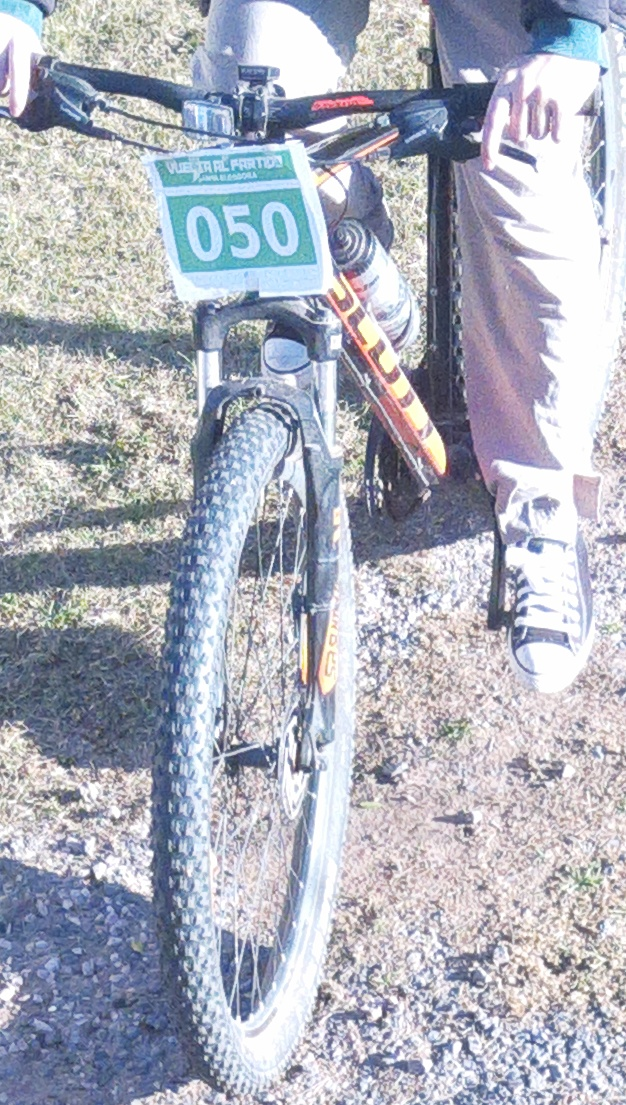
#> input picture examples/bike_2025-06-18_16-38-06_853020.jpg, 626 x 1105 px
$ python -i plate_cropper_test.py   (imports and definitions only)
#> lines starting #> are read from the running program, lines starting #| are printed output that depends on the picture; after the words box and inside, x2 and y2 are one past the last pixel; in counts of white or black regions, pixels touching at a corner belong together; long printed decimals are rounded
#!/usr/bin/env python3
import os, time
import cv2
import numpy as np
import yaml
from NumberOCR import DigitReaderSVM

# =========================
# Config
# =========================
DEFAULT_CFG = {
    "model_ocr_path": "./models/OCR/svm_ocr_arialv2.pkl",
    # Geometría del cartel ~17x8
    "aspect_target": 17.0 / 8.0,
    "aspect_tol": 0.40,      # ±40%
    "min_area_frac": 0.01,   # área mínima vs imagen (lores)
    "max_area_frac": 0.50,   # área máxima vs imagen (lores)
    # Kernels morfológicos
    "canny_values": [0, 255],
    "blur_kernel": [3, 3],
    "close_kernel": [3, 3]
}

def load_config(path="config.yaml"):
#> further down, picture is the input picture: shape (1105, 626, 3); mean B, G, R 188.3, 176.5, 173.2
    cfg = DEFAULT_CFG.copy()
    if os.path.exists(path):
        with open(path, "r") as f:
            data = yaml.safe_load(f) or {}
        for k, v in data.items():
            if isinstance(v, dict) and k in cfg and isinstance(cfg[k], dict):
                cfg[k].update(v)
            else:
                cfg[k] = v
        print(f"[INFO] Config loaded from {path}")
    else:
        print("[INFO] No config.yaml found. Using defaults.")
    return cfg

CFG = load_config()

# =========================
# Utils
# =========================
def detect_race_plate(frame):
    image_rgb = cv2.cvtColor(frame, cv2.COLOR_BGR2RGB)

    gray = cv2.equalizeHist(cv2.cvtColor(frame, cv2.COLOR_BGR2GRAY))
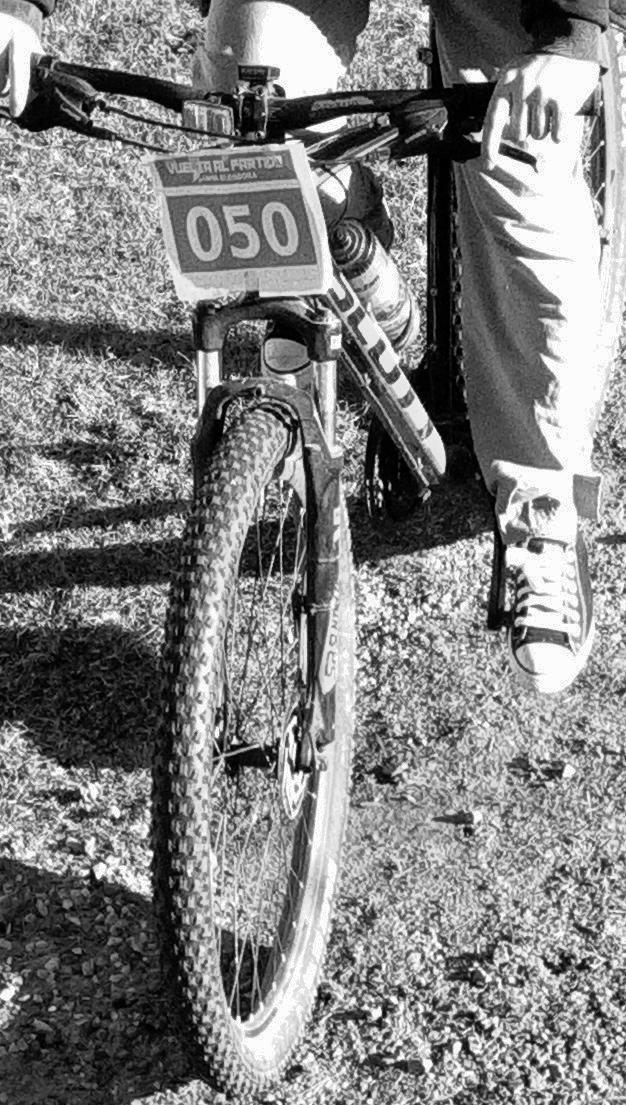
#> gray: shape (1105, 626); min 0, max 255, mean 128.5

    blurred = cv2.GaussianBlur(gray, tuple(CFG["blur_kernel"]), 0)
    _, adaptive = cv2.threshold(blurred, 150, 255, cv2.THRESH_BINARY)
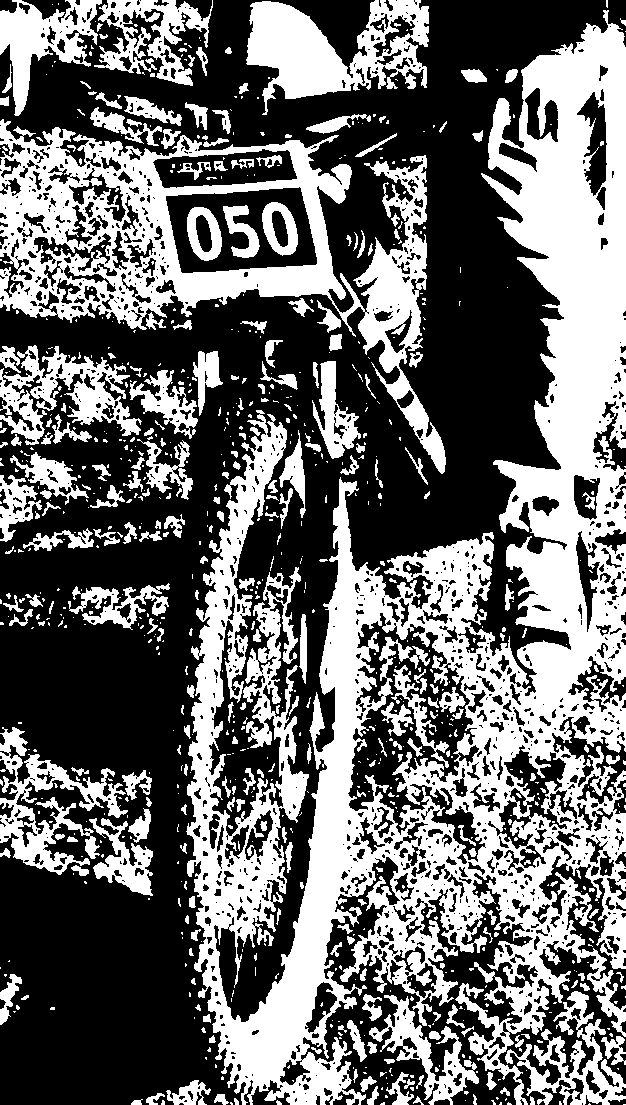
#> adaptive: shape (1105, 626); 41.8% white; 876 white regions (610 under 20 px), largest, box (x1, y1, x2, y2) and area: (186, 10, 626, 1105) 167286, (0, 119, 446, 474) 40101, (246, 0, 429, 115) 10696
    # Edge detection
    edges = cv2.Canny(adaptive, CFG["canny_values"][0], CFG["canny_values"][1])
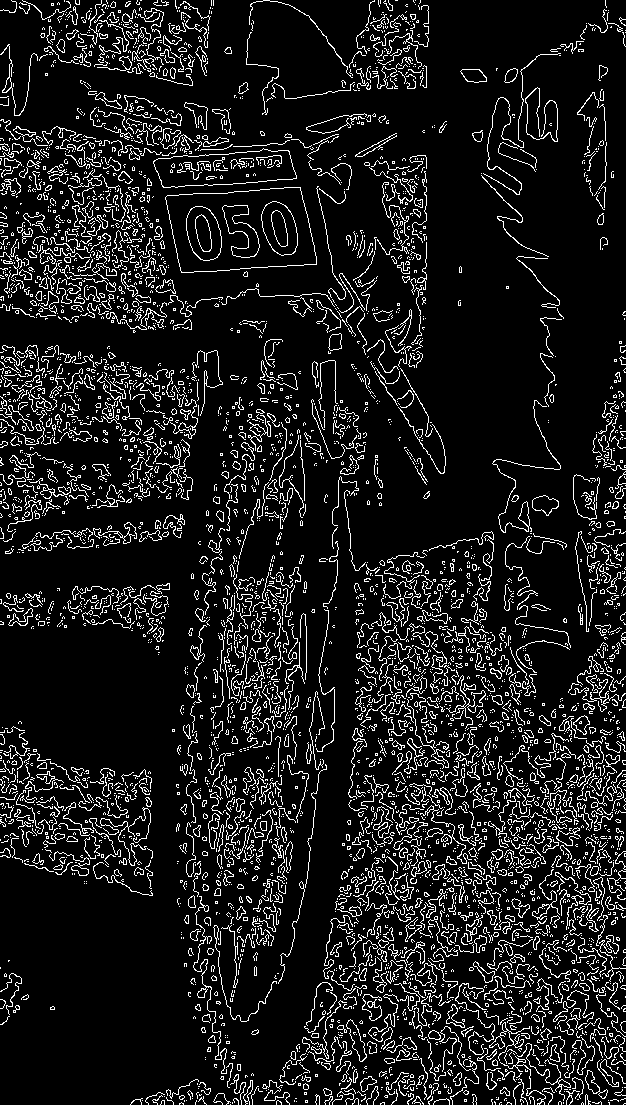
#> edges: shape (1105, 626); 10.7% white in thin lines or dots

    # Find contours
    contours, _ = cv2.findContours(edges, cv2.RETR_EXTERNAL, cv2.CHAIN_APPROX_SIMPLE)
#> contours = 4413 contours, 4180 with area under 20; largest, box (x1, y1, x2, y2) and area: (165, 187, 317, 273) 10585, (153, 148, 297, 188) 4039, (346, 1019, 367, 1062) 336, (532, 495, 559, 516) 328, (460, 69, 487, 83) 253

    # Filter contours based on aspect ratio and area
    selected_contours = []
    kernel  = cv2.getStructuringElement(cv2.MORPH_RECT, tuple(CFG["close_kernel"]))
    for cnt in contours:
        adaptive2 = None
        x, y, w, h = cv2.boundingRect(cnt)
        aspect_ratio = w / float(h)
        area = cv2.contourArea(cnt)/(frame.shape[0]*frame.shape[1])
        if area > 0.01:
            print(f"Aspect: {aspect_ratio:.2f}, Area: {area:.4f}")
        if 0.8 < aspect_ratio < 3.0 and 0.001 < area < 0.05:
            print(area)
            selected_contours.append((x, y, w, h))
            plate_crop = gray[y:y+h, x:x+w]
            cv2.imshow("crops", plate_crop)
            _, adaptive2 = cv2.threshold(plate_crop, 150, 255, cv2.THRESH_BINARY)

            adaptive2 = cv2.morphologyEx(adaptive2, cv2.MORPH_CLOSE, kernel)
            cv2.imshow("Plate", adaptive2)
            break
#> this loop made 3853 passes
#> (x, y, w, h, aspect_ratio, area) on passes 9, 11, 13: (506, 1102, 6, 3, 2, 1.45e-06), (380, 1102, 5, 3, 1.67, 1.45e-06), (179, 1102, 5, 3, 1.67, 1.45e-06)
#| Aspect: 1.77, Area: 0.0153
#| 0.0153
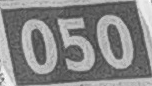
#> plate_crop: shape (86, 152); min 64, max 255, mean 135
#> after the loop, selected_contours = [(165, 187, 152, 86)]

    if debug:
        cv2.imshow("Threshold", adaptive)
        cv2.imshow("Edges", edges)


    if adaptive2 is not None:
        return adaptive2
    else:
        return adaptive

# =========================
# Loop
# =========================
debug = CFG.get("draw_debug", False)
# [17 lines not run here, left out]

>>> import cv2
>>> picture = cv2.imread('../examples/bike_2025-06-18_16-38-06_853020.jpg')
>>> result = detect_race_plate(picture)
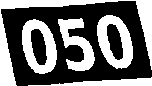
#> result: shape (86, 152); 42.4% white; 5 white regions, box (x1, y1, x2, y2) and area: (0, 0, 152, 86) 1946, (97, 15, 133, 69) 1066, (22, 19, 57, 74) 1066, (58, 18, 95, 71) 907, (28, 77, 152, 86) 559

$ run again, on examples/_DSC2386.jpg
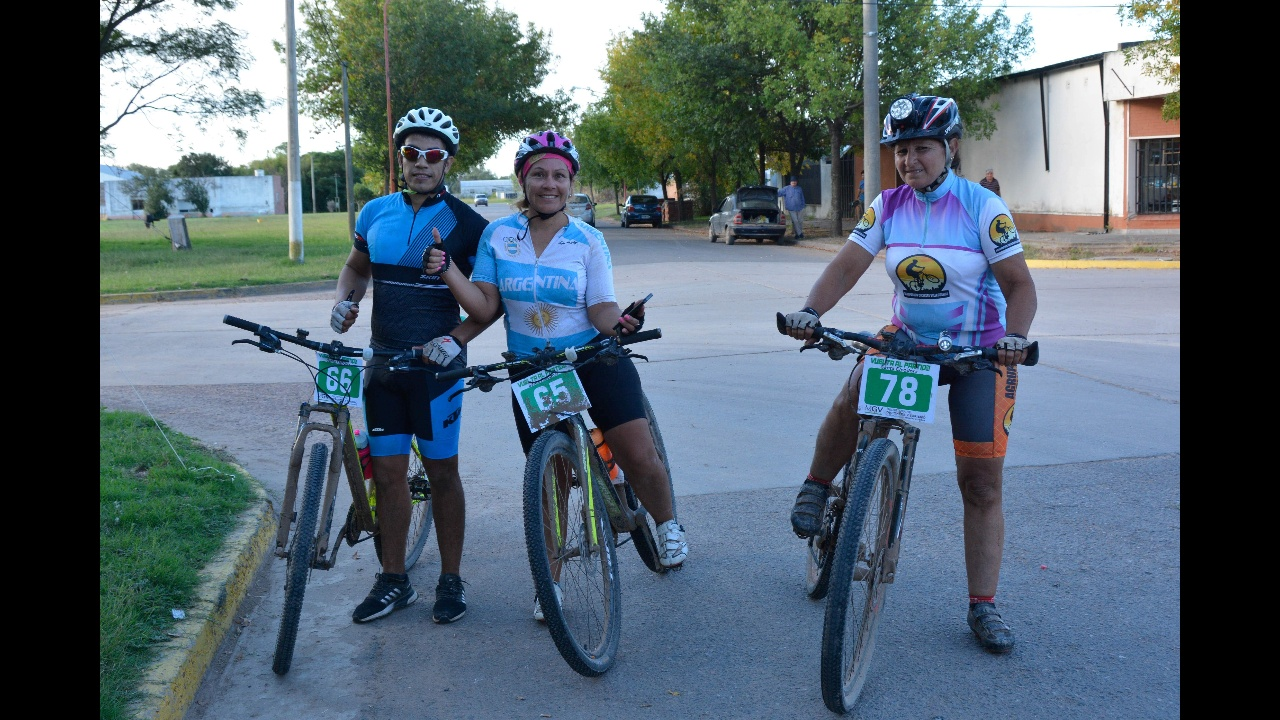
#> input picture examples/_DSC2386.jpg, 1280 x 720 px
#> picture is the input picture: shape (720, 1280, 3); mean B, G, R 111.7, 100.3, 83.8
#> in detect_race_plate, `_, adaptive = cv2.threshold(blurred, 150, 255, cv2.THRESH_BINARY)`:
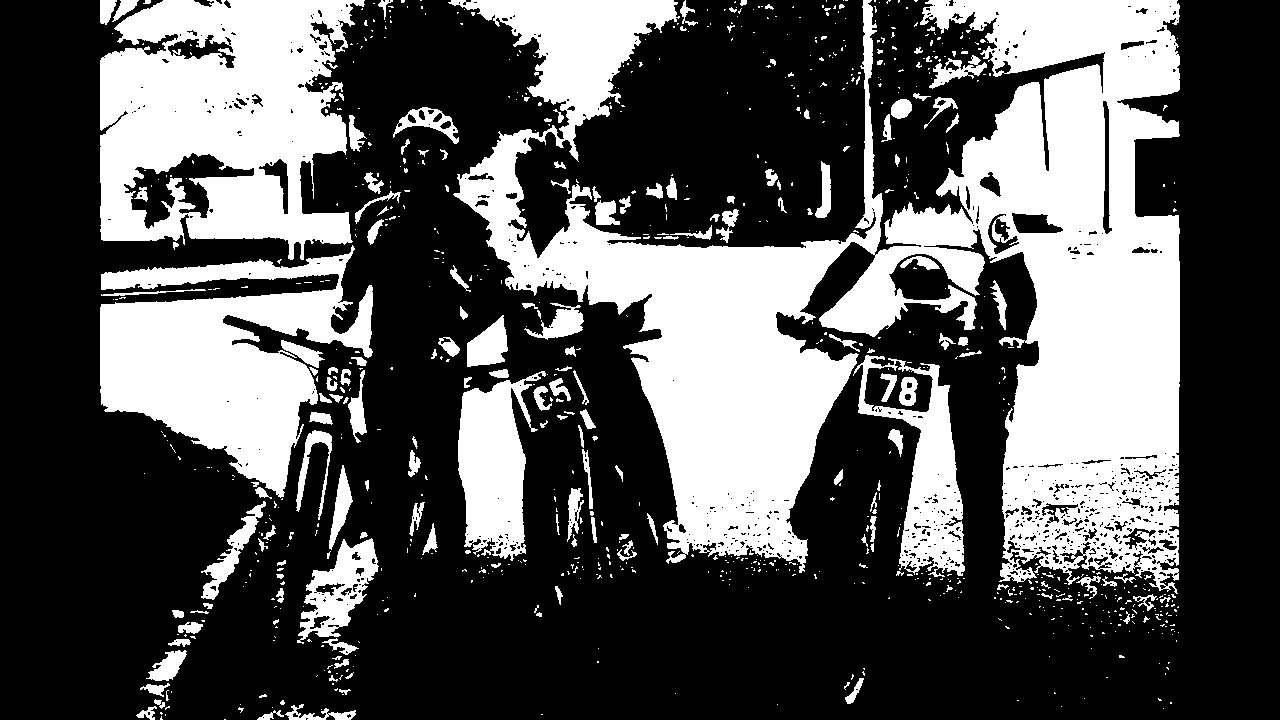
#> adaptive: shape (720, 1280); 33.9% white; 894 white regions (717 under 20 px), largest, box (x1, y1, x2, y2) and area: (448, 0, 1180, 594) 179506, (100, 0, 365, 260) 47412, (100, 245, 373, 498) 35137
#> in detect_race_plate, `edges = cv2.Canny(adaptive, CFG["canny_values"][0], CFG["canny_values"..`:
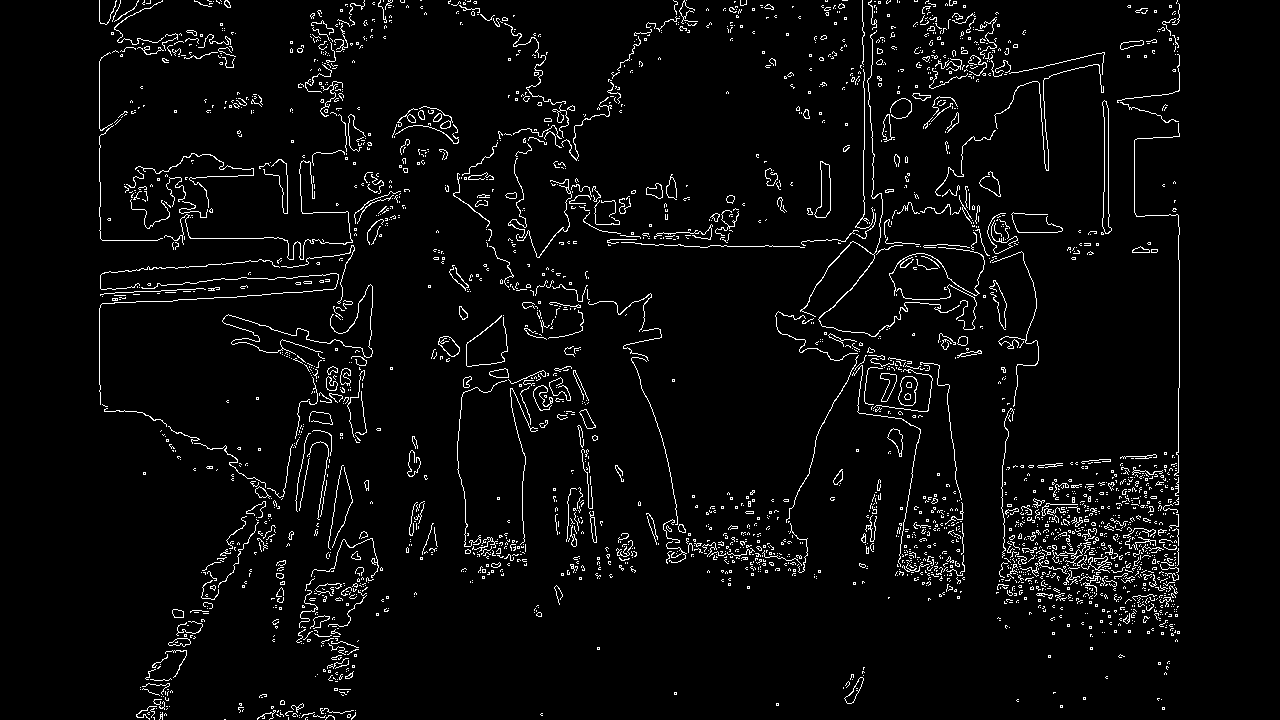
#> edges: shape (720, 1280); 4% white in thin lines or dots, all inside (x1, y1, x2, y2) = (99, 0, 1180, 720)
#> contours = 2756 contours, 2686 with area under 20; largest, box (x1, y1, x2, y2) and area: (1102, 100, 1112, 234) 600, (814, 161, 831, 218) 518, (898, 376, 918, 406) 434, (438, 336, 460, 357) 264, (880, 373, 897, 402) 222
#> the loop in detect_race_plate, `for cnt in contours:` made 2756 passes
#> (x, y, w, h, aspect_ratio, area) on passes 7, 9, 10: (325, 715, 10, 5, 2, 2.71e-06), (347, 714, 4, 4, 1, 8.68e-06), (313, 714, 13, 4, 3.25, 1.09e-06)
#> after the loop in detect_race_plate, `for cnt in contours:`: selected_contours = []

$ run again, on examples/_DSC2436.jpg
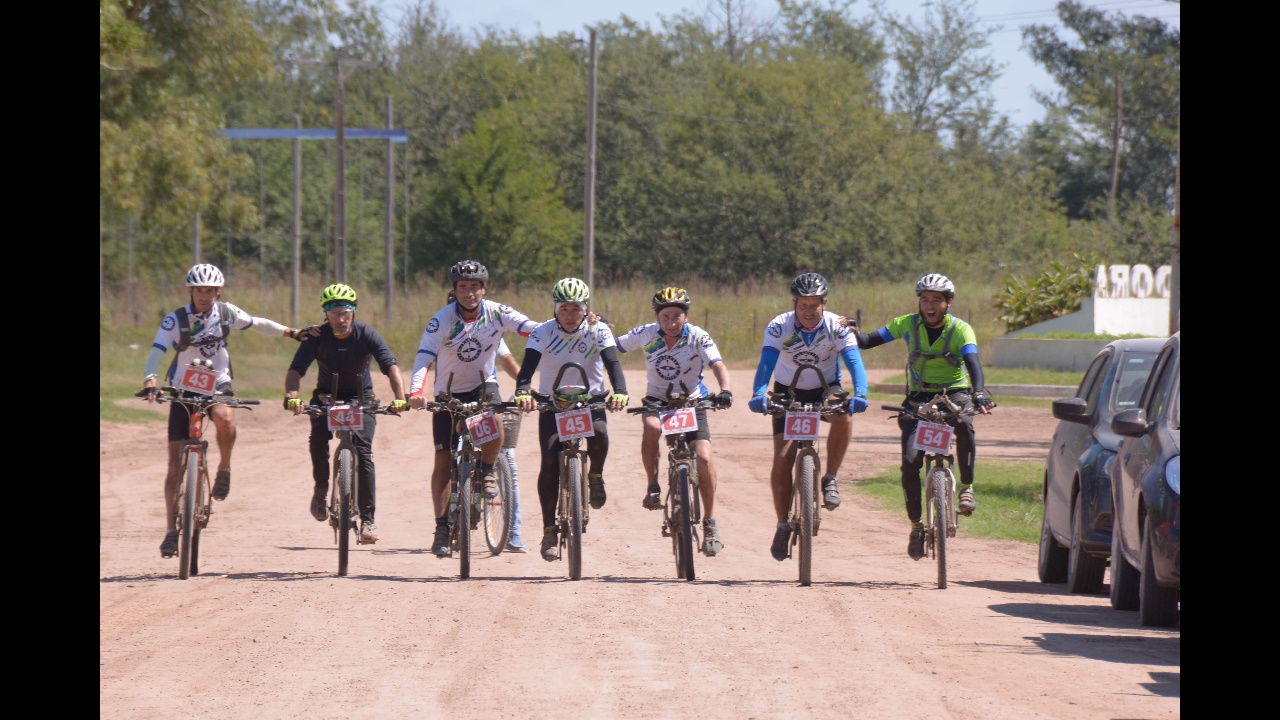
#> input picture examples/_DSC2436.jpg, 1280 x 720 px
#> picture is the input picture: shape (720, 1280, 3); mean B, G, R 104.6, 113.1, 124.4
#> in detect_race_plate, `_, adaptive = cv2.threshold(blurred, 150, 255, cv2.THRESH_BINARY)`:
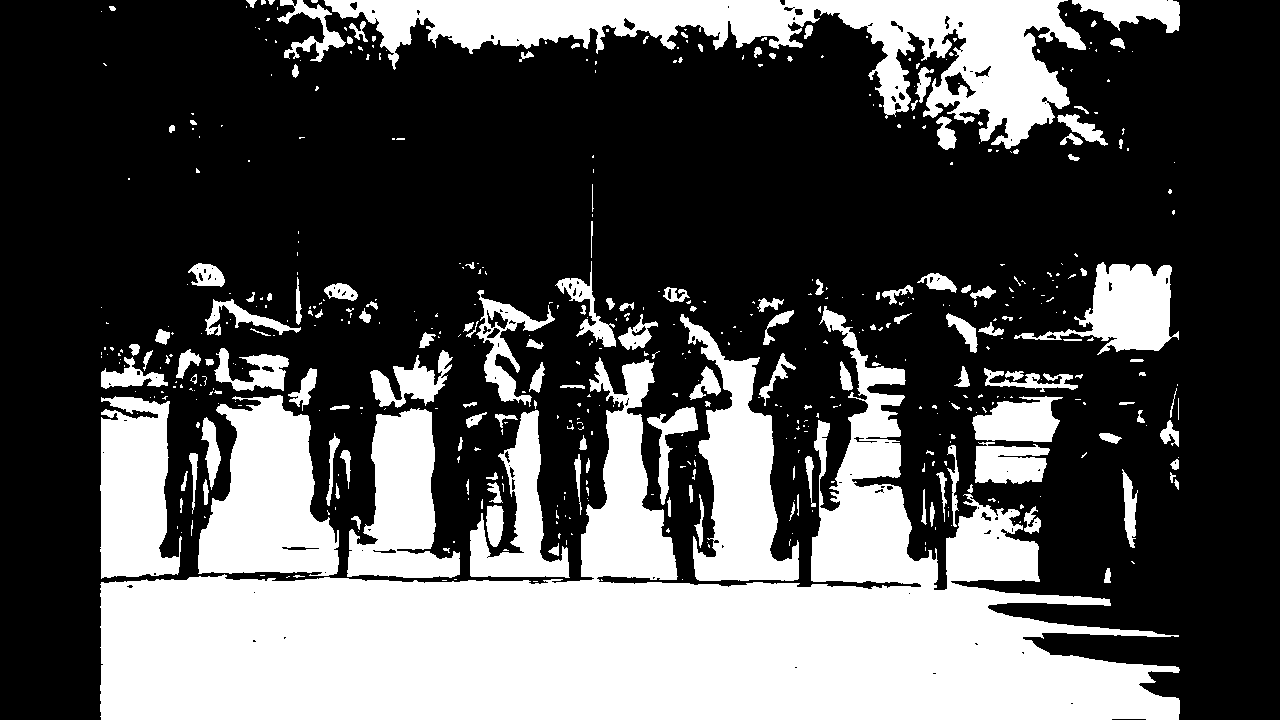
#> adaptive: shape (720, 1280); 33.9% white; 526 white regions (366 under 20 px), largest, box (x1, y1, x2, y2) and area: (100, 306, 1180, 720) 169254, (324, 0, 1086, 149) 37165, (198, 395, 339, 576) 16778
#> in detect_race_plate, `edges = cv2.Canny(adaptive, CFG["canny_values"][0], CFG["canny_values"..`:
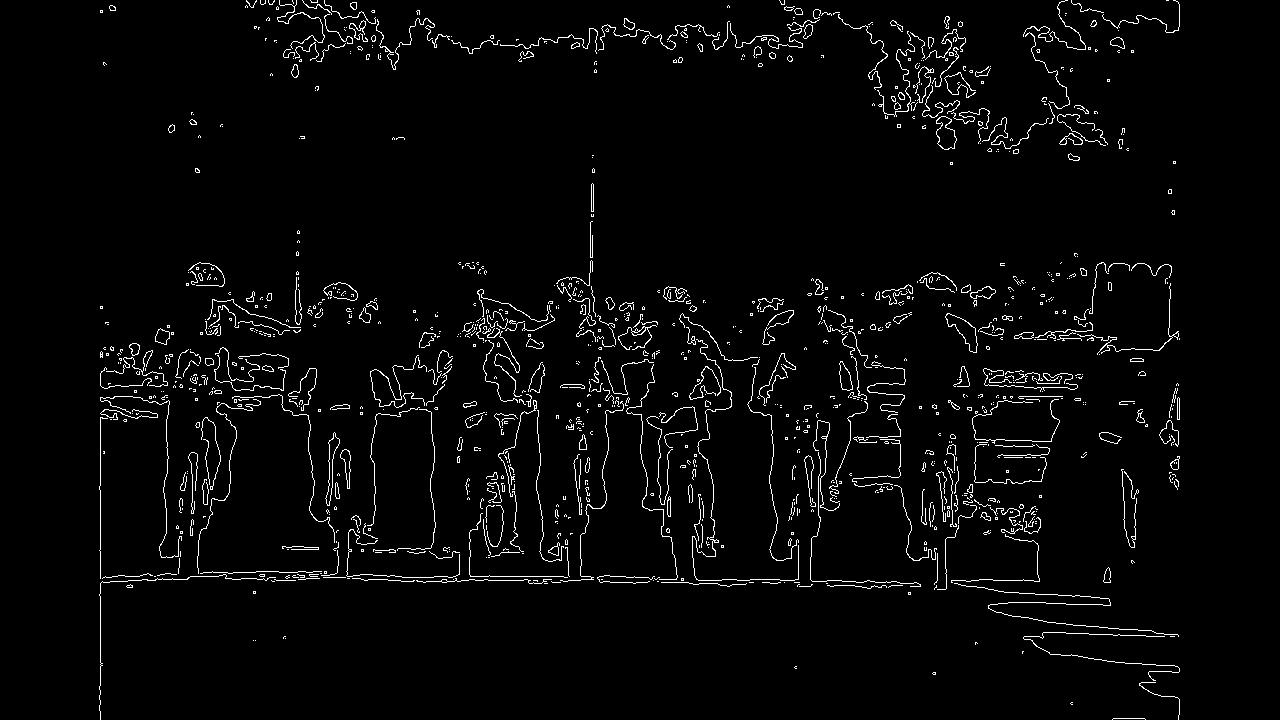
#> edges: shape (720, 1280); 3% white in thin lines or dots, all inside (x1, y1, x2, y2) = (99, 0, 1180, 720)
#> contours = 1118 contours, 1043 with area under 20; largest, box (x1, y1, x2, y2) and area: (945, 313, 978, 353) 504, (936, 116, 957, 150) 438, (325, 432, 340, 506) 309, (839, 361, 853, 391) 236, (340, 449, 351, 489) 180
#> the loop in detect_race_plate, `for cnt in contours:` made 1118 passes
#> (x, y, w, h, aspect_ratio, area) on passes 3, 4, 7: (1139, 682, 41, 38, 1.08, 4.34e-06), (932, 672, 4, 3, 1.33, 5.43e-06), (975, 642, 3, 3, 1, 5.43e-07)
#> after the loop in detect_race_plate, `for cnt in contours:`: selected_contours = []
